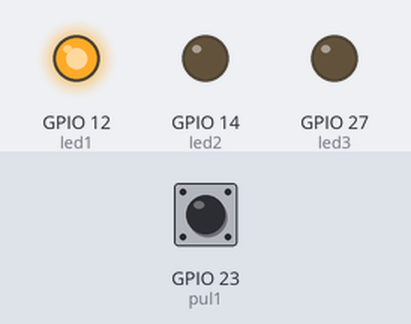
A sketch run on a simulated ESP32. Shown: output pins drawn as LEDs (lit = HIGH). The inputs (shaded band) are chosen by the test bench; at power-on: GPIO 23 (pul1) HIGH.

Above: at 0.7 s.
At 2.2 s:
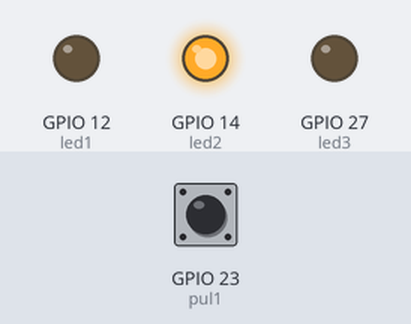
At 3.7 s:
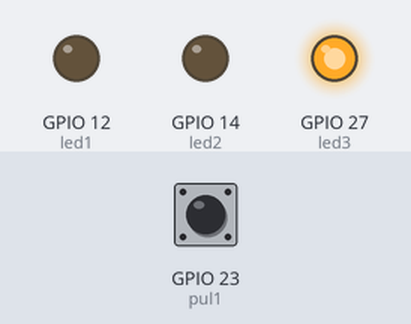
Timing chart, 0 to 5.9 s (numbered marks = the images above):
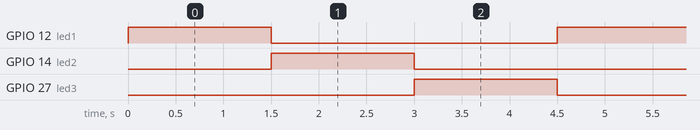

Measured:
- by itself, GPIO 12 (led1), GPIO 14 (led2), GPIO 27 (led3): alternates HIGH for 1.5 s and LOW for 3.0 s
- by itself, everything shown: repeats every 4.5 s, in 3 steps

The sketch:

practica12.ino
```cpp
// Variables para el manejo de pulsadores
volatile unsigned long lasttime = 0;
volatile unsigned long debounceDelay = 10;  // Tiempo de antirrebote
volatile bool resetRequested = false;       // Bandera para indicar si se solicita reinicio


//declaramos los leds y pulsadores

#define led1 12
#define led2 14
#define led3 27
int temp = 1500;

#define pul1 23


void setup() {
  pinMode(led1, OUTPUT);
  pinMode(led2, OUTPUT);
  pinMode(led3, OUTPUT);
  pinMode(pul1, INPUT_PULLUP);

  //configuracion de interrupciones para los pulsadores
  attachInterrupt(digitalPinToInterrupt(pul1), SecuenciandoAndo, FALLING);
}

void loop() {
  digitalWrite(led2, LOW);
  digitalWrite(led1, HIGH);
  digitalWrite(led3, LOW);
  delay(temp);

  digitalWrite(led2, HIGH);
  digitalWrite(led1, LOW);
  delay(temp);

  digitalWrite(led3, HIGH);
  digitalWrite(led2, LOW);
  delay(temp);
}


//Creamos la clase SecuanciandoAndo

void SecuenciandoAndo() {
  if (millis() - lasttime > debounceDelay) {


    digitalWrite(led1, HIGH);
    digitalWrite(led2, LOW);
    delay(temp);

    digitalWrite(led3, HIGH);
    digitalWrite(led1, LOW);
    delay(temp);

    digitalWrite(led2, HIGH);
    digitalWrite(led3, LOW);
    delay(temp);
  }
}
```
